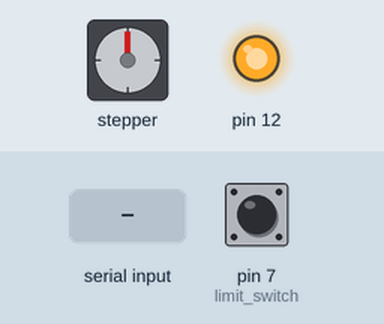
Simulated run of this sketch. Board: Arduino Uno, built with avr-gcc and run on an emulated ATmega328P. Parts: stepper motor, output pins drawn as LEDs (lit = HIGH). Wiring (inferred from the names in the program): stepper motor driver (200 steps per turn assumed): step pin 9; direction pin 8; enable pin 13. The test bench sets the inputs (shaded band); at power-on: pin 7 (limit_switch) LOW. Pins used as bus, display or sensor lines are not drawn; what the sketch prints to the serial monitor is not drawn.

Above: at 1.2 s.
1.3 s: "1\n" received over Serial
Timing chart, 0 to 5.8 s (numbered marks = the images above; inputs shaded):
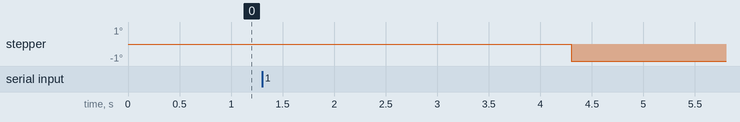

The sketch:

stepper_callibration_with_limit_switch.ino
```cpp
const int stepPin = 9; //clk
const int dirPin = 8; //CW
const int enPin = 13;

const int limit_switch = 7;

long stepCount = 0;
char rx_byte = '0';

boolean state = HIGH;


void setup() {
  Serial.begin(9600);
  pinMode(stepPin, OUTPUT);
  pinMode(dirPin, OUTPUT);

  pinMode(enPin, OUTPUT);
  digitalWrite(enPin, LOW);
  digitalWrite(dirPin, state);

  pinMode(12, OUTPUT);
  digitalWrite(12, HIGH);
}
void loop() {

  if (Serial.available() > 0) {    // is a character available?
    rx_byte = Serial.read();
    Serial.print(stepCount);
    Serial.print('\n');
    stepCount = 0;
  }

  if(rx_byte == '1'){

    if (digitalRead(limit_switch) == LOW){
      state = !state;
      Serial.print(state);
      digitalWrite(dirPin, state);
      Serial.print(stepCount);
      stepCount = 0;
      Serial.print('\n');
      delay (3000);
      }
      digitalWrite(stepPin, HIGH);
      delayMicroseconds(500);
      digitalWrite(stepPin, LOW);
      delayMicroseconds(500);

      stepCount = stepCount + 1;
    //delay(1000); // One second delay

}
}
```
